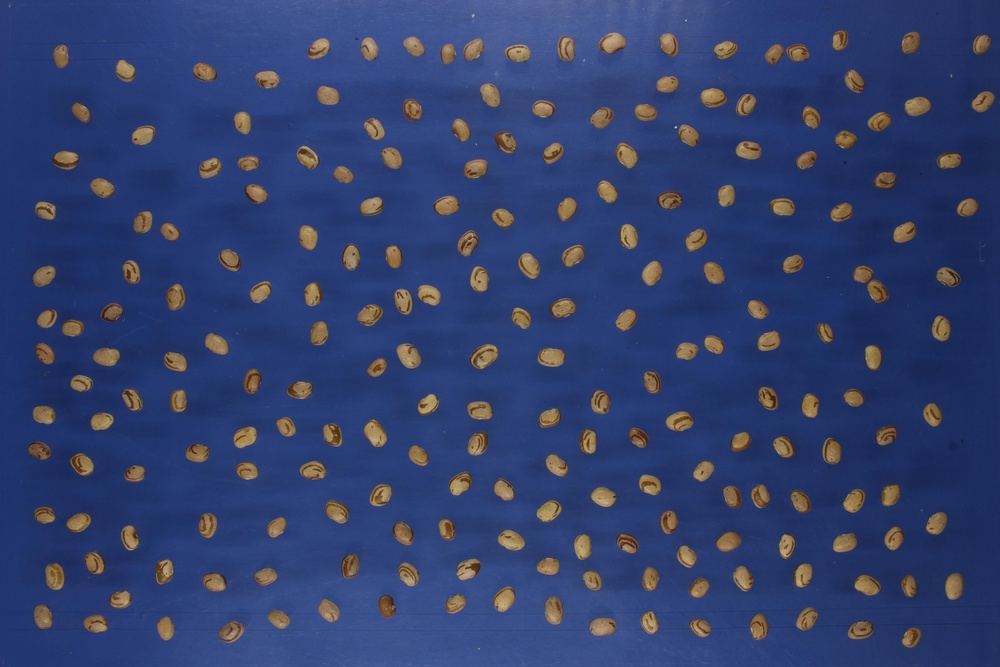
#> input picture CARIOCAMG T18 R1 P98.jpg, 1000 x 667 px, shrunk from 5184 x 3456 before the run
$ python 'trabalho Imagens.py'
#> lines starting #> are read from the running program, lines starting #| are printed output that depends on the picture; after the words box and inside, x2 and y2 are one past the last pixel; in counts of white or black regions, pixels touching at a corner belong together
########################################################################################################################
########################################################################################################################
# DATA: 19/08/2020
# DISCIPLINA: VISÃO COMPUTACIONAL NO MELHORAMENTO DE PLANTAS
# PROFESSOR: VINÍCIUS QUINTÃO CARNEIRO
# E-MAIL: vinicius.carneiro@ufla.br
# GITHUB: vqcarneiro
### grupo: Everton Cardoso, Julio Miguel, Lorena Dumbá e Reberth Silva
########################################################################################################################
################################## TRABALHO DE VISÃO COMPUTACIONAL - ESCURECIMENTO DE GRÃOS ###########################
#######################################################################################################################
import cv2
import numpy as np
from matplotlib import pyplot as plt


epoca1 = ('CARIOCAMG T18 R1 P98.jpg', 'CARIOCAMG T18 R2 P213.jpg','CARIOCAMG T18 R3 P293.jpg', 'MADREPEROLA T42 R1 P09.jpg', 'MADREPEROLA T42 R2 P147.jpg',
          'MADREPEROLA T42 R3 P194.jpg','UAI T39 R1 P06.jpg', 'UAI T39 R2 P193.jpg', 'UAI T39 R1 P06.jpg', 'MAJESTOSO T59 R1 P56.jpg', 'MAJESTOSO T59 R2 P175.jpg','MAJESTOSO T59 R3 P247.jpg',
          'PEROLA T90 R1 P79.jpg', 'PEROLA T90 R2 P164.jpg', 'PEROLA T90 R3 P272.jpg')
epoca2 = ('Escurecimento CARIOCAMG T18 R1 P98.png', 'Escurecimento CARIOCAMG T18 R2 P213.png','Escurecimento CARIOCAMG T18 R3 P293.png',
          'Escurecimento MADREPEROLA T42 R1 P09.png', 'Escurecimento MADREPEROLA T42 R2 P147.png','Escurecimento MADREPEROLA T42 R3 P294.png',
          'Escurecimento UAI T39 R1 P06.png', 'Escurecimento UAI T39 R2 P193.png','Escurecimento UAI T39 R3 P362.png','Escurecimento MAJESTOSO T59 R1 P56.png',
          'Escurecimento MAJESTOSO T59 R2 P175.png','Escurecimento MAJESTOSO T59 R3 P247.png', 'Escurecimento PEROLA T90 R1 P79.png', 'Escurecimento PEROLA T90 R2 P164.png','Escurecimento PEROLA T90 R3 P272.png')


vars = np.zeros((15,3))
it=0

for i, c in zip(epoca1, epoca2):
    img_bgr = cv2.imread(i, 1)
#> img_bgr is the input picture: shape (667, 1000, 3); mean B, G, R 109.5, 64.2, 50.5
    img_rgb = cv2.cvtColor(img_bgr, cv2.COLOR_BGR2RGB)
    img_lab = cv2.cvtColor(img_rgb, cv2.COLOR_RGB2LAB)
#> img_lab: shape (667, 1000, 3); mean of channels 0, 1, 2 72.3, 138.8, 100.2
    l, a, b = cv2.split(img_lab)
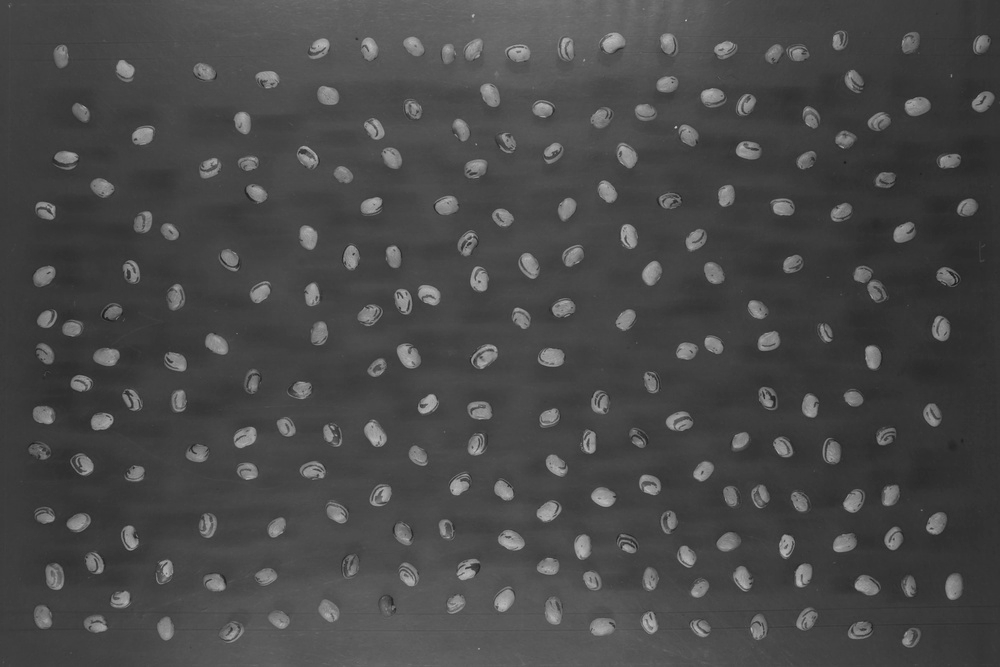
#> l: shape (667, 1000); min 25, max 197, mean 72.3
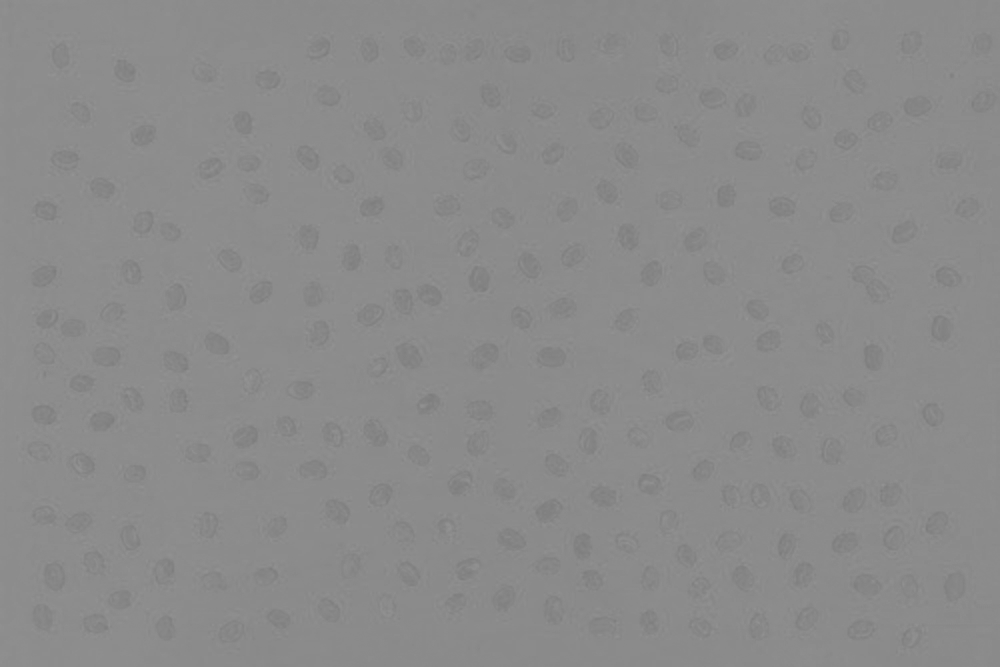
#> a: shape (667, 1000); min 124, max 148, mean 138.8
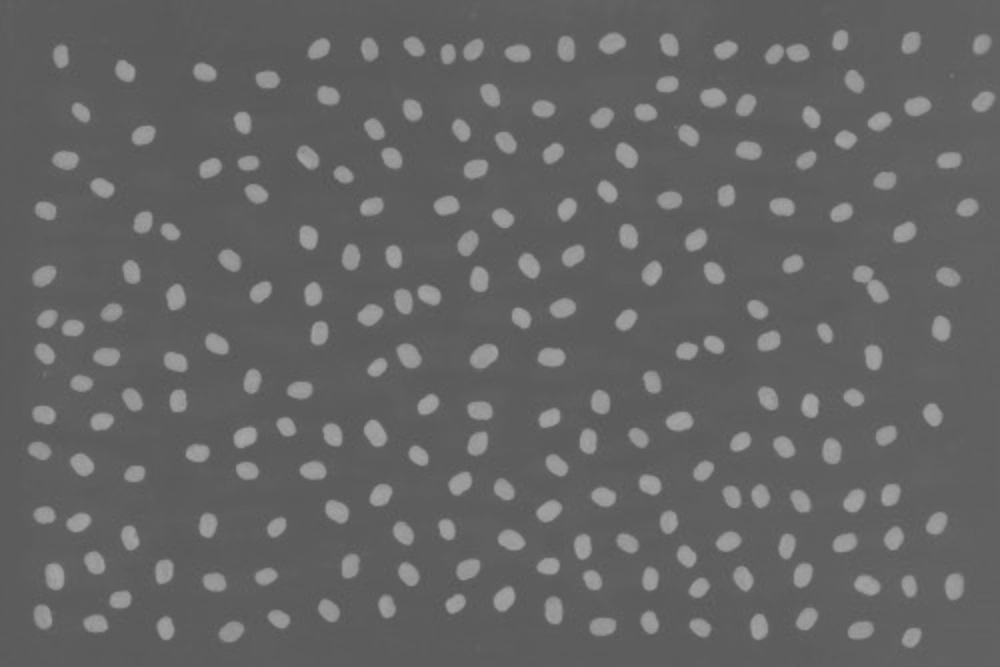
#> b: shape (667, 1000); min 84, max 169, mean 100.2
    (L, img_otsu) = cv2.threshold(b, 0, 255, cv2.THRESH_BINARY + cv2.THRESH_OTSU)
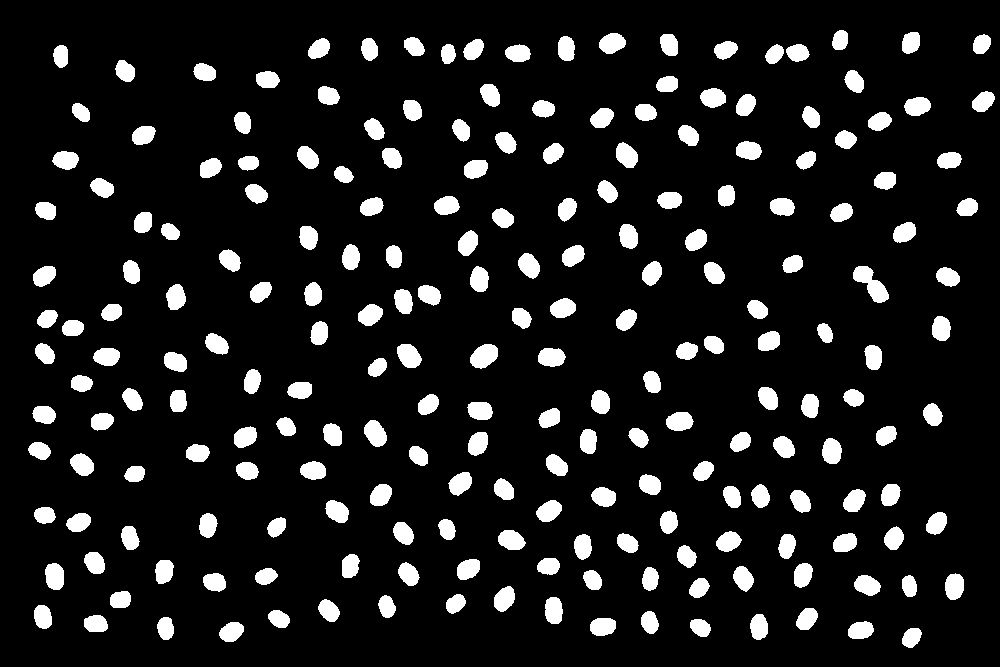
#> img_otsu: shape (667, 1000); 11% white; 216 white regions, largest, box (x1, y1, x2, y2) and area: (853, 266, 889, 303) 646, (470, 344, 498, 369) 506, (397, 344, 422, 368) 445
#> L = 120
    img_segmentada = cv2.bitwise_and(img_rgb, img_rgb, mask=img_otsu)
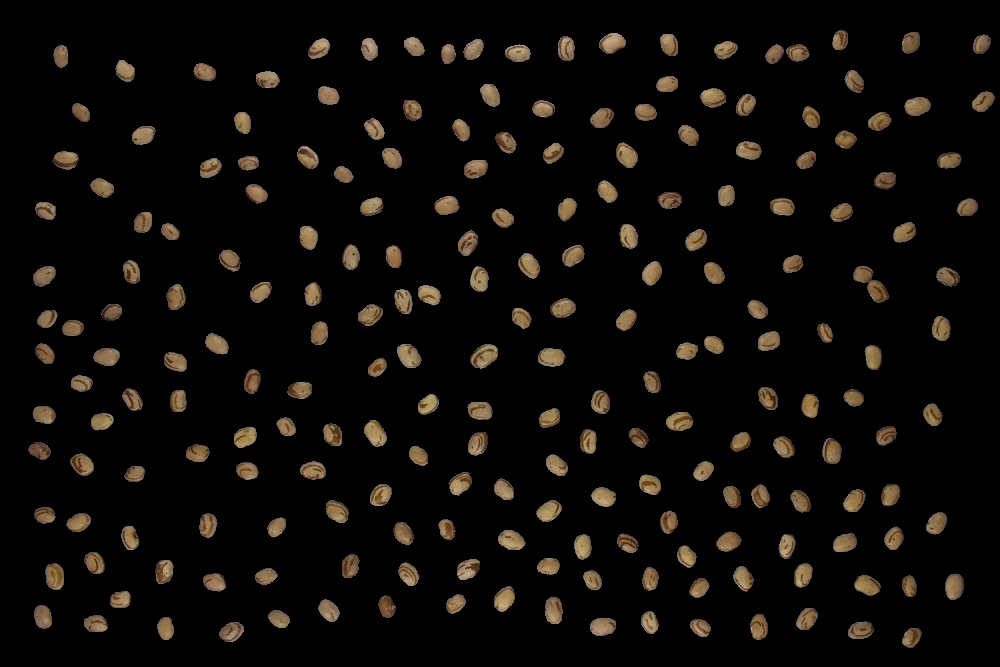
#> img_segmentada: shape (667, 1000, 3); mean R, G, B 14.2, 11.5, 8.5
    hist_sementes_r = cv2.calcHist([img_segmentada], [0], img_otsu, [256], [0, 256])
#> hist_sementes_r = 256 values, max 1129 at index 143, min 0 at index 0, mean 287.6


    img_bgr2 = cv2.imread(c, 1)
#> (the run stopped early here; a loop or call above may not have finished)

$ run again, with img_reo2.jpeg copied over CARIOCAMG T18 R1 P98.jpg
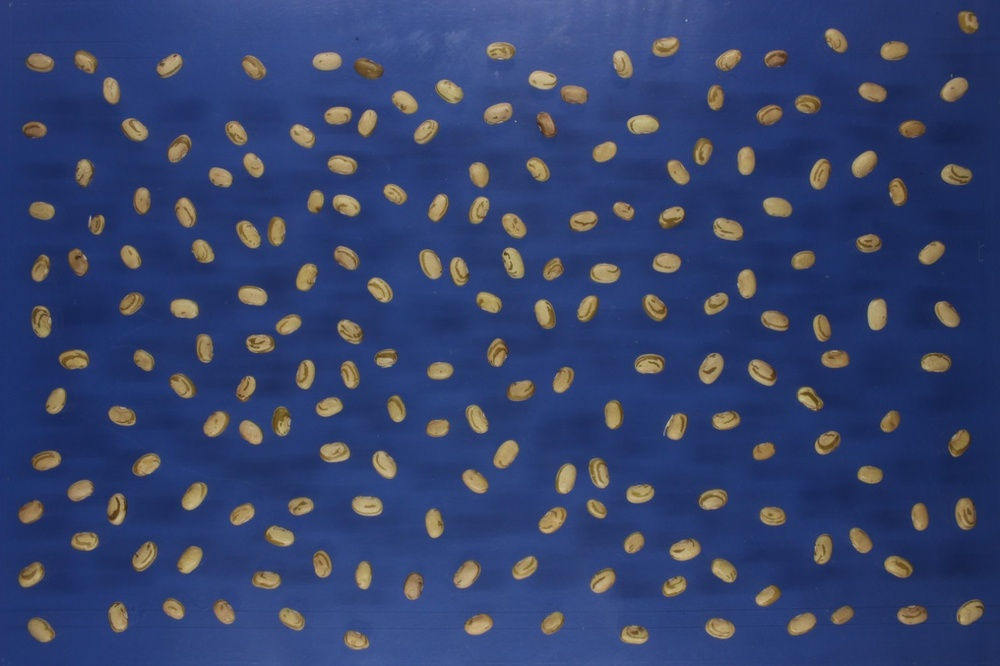
#> input picture img_reo2.jpeg, 1000 x 666 px, shrunk from 1280 x 853 before the run
#> img_bgr is the input picture: shape (666, 1000, 3); mean B, G, R 109.9, 66.9, 53.1
#> img_lab: shape (666, 1000, 3); mean of channels 0, 1, 2 74.7, 138.2, 101.3
#> `(L, img_otsu) = cv2.threshold(b, 0, 255, cv2.THRESH_BINARY + cv2.THRES..`:
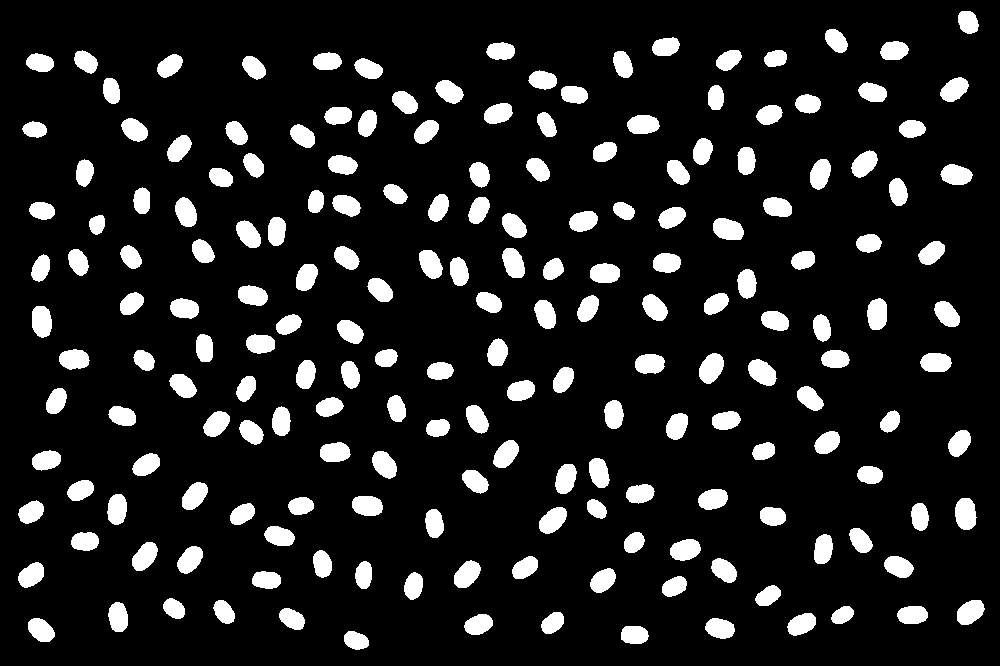
#> img_otsu: shape (666, 1000); 12.3% white; 192 white regions, largest, box (x1, y1, x2, y2) and area: (955, 498, 977, 530) 564, (699, 353, 724, 384) 558, (748, 359, 777, 386) 544
#> L = 121
#> `img_segmentada = cv2.bitwise_and(img_rgb, img_rgb, mask=img_otsu)`:
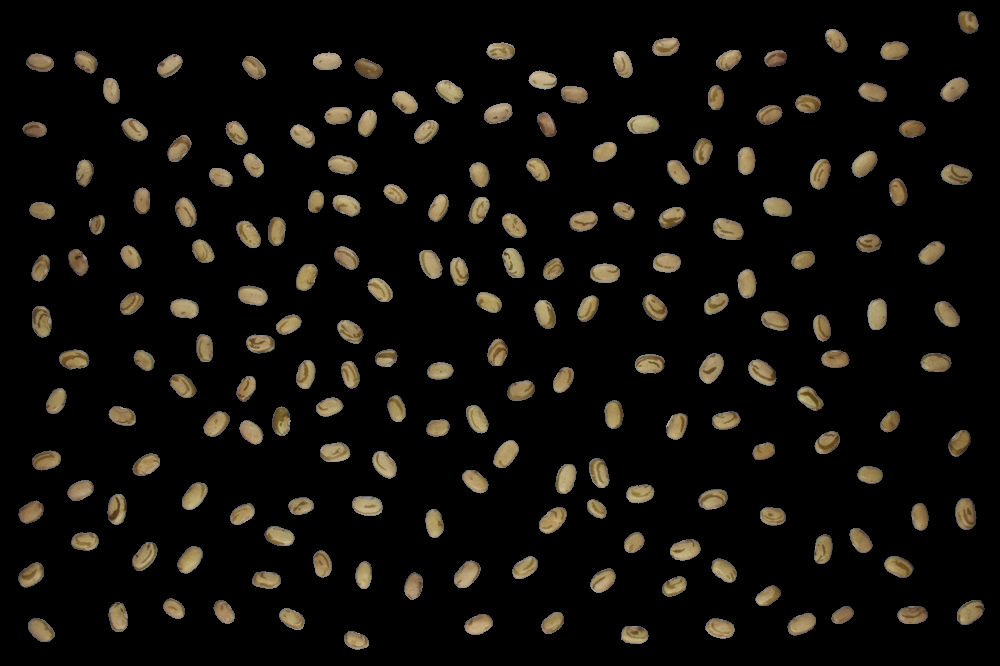
#> img_segmentada: shape (666, 1000, 3); mean R, G, B 17.5, 15.2, 11.3
#> hist_sementes_r = 256 values, max 1226 at index 164, min 0 at index 0, mean 320.9
